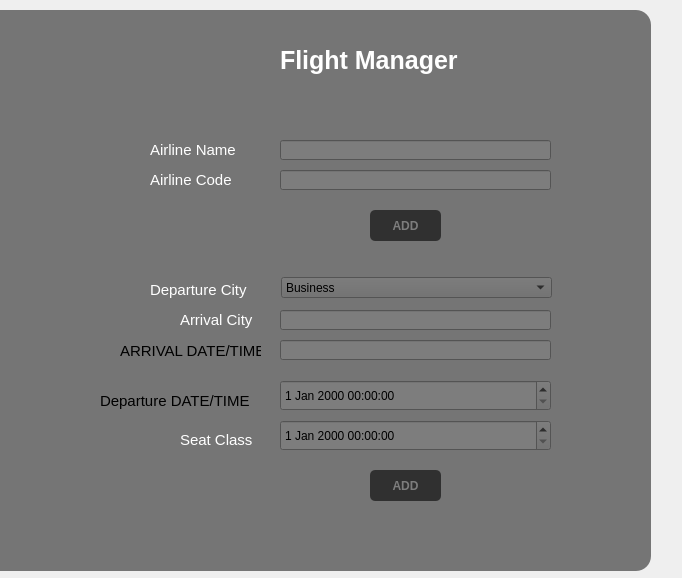
<?xml version="1.0" encoding="UTF-8"?>
<ui version="4.0">
 <class>Form</class>
 <widget class="QWidget" name="Form">
  <property name="geometry">
   <rect>
    <x>0</x>
    <y>0</y>
    <width>682</width>
    <height>578</height>
   </rect>
  </property>
  <property name="windowTitle">
   <string>Form</string>
  </property>
  <widget class="QLineEdit" name="lineEdit_3">
   <property name="geometry">
    <rect>
     <x>280</x>
     <y>140</y>
     <width>271</width>
     <height>20</height>
    </rect>
   </property>
  </widget>
  <widget class="QLineEdit" name="lineEdit">
   <property name="geometry">
    <rect>
     <x>280</x>
     <y>310</y>
     <width>271</width>
     <height>20</height>
    </rect>
   </property>
  </widget>
  <widget class="QLineEdit" name="lineEdit_2">
   <property name="geometry">
    <rect>
     <x>280</x>
     <y>340</y>
     <width>271</width>
     <height>20</height>
    </rect>
   </property>
  </widget>
  <widget class="QDateTimeEdit" name="dateTimeEdit">
   <property name="geometry">
    <rect>
     <x>280</x>
     <y>380</y>
     <width>271</width>
     <height>31</height>
    </rect>
   </property>
  </widget>
  <widget class="QPushButton" name="pushButton_4">
   <property name="geometry">
    <rect>
     <x>370</x>
     <y>210</y>
     <width>71</width>
     <height>31</height>
    </rect>
   </property>
   <property name="mouseTracking">
    <bool>true</bool>
   </property>
   <property name="styleSheet">
    <string notr="true">
QPushButton {
background-color:rgba(0,0,0,150);
  color: #ffffff;
  border: 1px solid grayrgb(50, 50, 50);
  border-radius: 5px;
  font-size: 12px;
  font-weight: bold;
 
  transition: all 0.3s ease-in-out;
}

QPushButton:hover {
  background-color: #555555;
  box-shadow: 0 0 20px #ffffff;  /* increased shadow size */
  transform: scale(1.1);  /* increased hover effect */
}

</string>
   </property>
   <property name="text">
    <string>ADD</string>
   </property>
  </widget>
  <widget class="QDateTimeEdit" name="dateTimeEdit_2">
   <property name="geometry">
    <rect>
     <x>280</x>
     <y>420</y>
     <width>271</width>
     <height>31</height>
    </rect>
   </property>
  </widget>
  <widget class="QLineEdit" name="lineEdit_4">
   <property name="geometry">
    <rect>
     <x>280</x>
     <y>170</y>
     <width>271</width>
     <height>20</height>
    </rect>
   </property>
  </widget>
  <widget class="QComboBox" name="comboBox">
   <property name="geometry">
    <rect>
     <x>281</x>
     <y>277</y>
     <width>271</width>
     <height>21</height>
    </rect>
   </property>
   <item>
    <property name="text">
     <string>Business</string>
    </property>
   </item>
   <item>
    <property name="text">
     <string>Economy</string>
    </property>
   </item>
   <item>
    <property name="text">
     <string>First Class</string>
    </property>
   </item>
   <item>
    <property name="text">
     <string>Suite</string>
    </property>
   </item>
  </widget>
  <widget class="QPushButton" name="pushButton_5">
   <property name="geometry">
    <rect>
     <x>370</x>
     <y>470</y>
     <width>71</width>
     <height>31</height>
    </rect>
   </property>
   <property name="mouseTracking">
    <bool>true</bool>
   </property>
   <property name="styleSheet">
    <string notr="true">
QPushButton {
background-color:rgba(0,0,0,150);
  color: #ffffff;
  border: 1px solid grayrgb(50, 50, 50);
  border-radius: 5px;
  font-size: 12px;
  font-weight: bold;
 
  transition: all 0.3s ease-in-out;
}

QPushButton:hover {
  background-color: #555555;
  box-shadow: 0 0 20px #ffffff;  /* increased shadow size */
  transform: scale(1.1);  /* increased hover effect */
}

</string>
   </property>
   <property name="text">
    <string>ADD</string>
   </property>
  </widget>
  <widget class="QLabel" name="label_2">
   <property name="geometry">
    <rect>
     <x>-20</x>
     <y>10</y>
     <width>671</width>
     <height>561</height>
    </rect>
   </property>
   <property name="styleSheet">
    <string notr="true">background-color:rgba(0,0,0,130);
border-radius:15px;</string>
   </property>
   <property name="text">
    <string/>
   </property>
  </widget>
  <widget class="QLabel" name="label_12">
   <property name="geometry">
    <rect>
     <x>180</x>
     <y>430</y>
     <width>101</width>
     <height>20</height>
    </rect>
   </property>
   <property name="styleSheet">
    <string notr="true">font-size:15px;
color:white;</string>
   </property>
   <property name="text">
    <string>Seat Class</string>
   </property>
  </widget>
  <widget class="QLabel" name="label_11">
   <property name="geometry">
    <rect>
     <x>150</x>
     <y>170</y>
     <width>101</width>
     <height>20</height>
    </rect>
   </property>
   <property name="styleSheet">
    <string notr="true">font-size:15px;
color:white;</string>
   </property>
   <property name="text">
    <string>Airline Code</string>
   </property>
  </widget>
  <widget class="QLabel" name="label_6">
   <property name="geometry">
    <rect>
     <x>280</x>
     <y>40</y>
     <width>181</width>
     <height>41</height>
    </rect>
   </property>
   <property name="styleSheet">
    <string notr="true">color:white;
font-size:25px;
font-weight:bold;</string>
   </property>
   <property name="text">
    <string>Flight Manager</string>
   </property>
  </widget>
  <widget class="QLabel" name="label_8">
   <property name="geometry">
    <rect>
     <x>100</x>
     <y>390</y>
     <width>151</width>
     <height>21</height>
    </rect>
   </property>
   <property name="styleSheet">
    <string notr="true">font-size:15px;</string>
   </property>
   <property name="text">
    <string>Departure DATE/TIME</string>
   </property>
  </widget>
  <widget class="QLabel" name="label_7">
   <property name="geometry">
    <rect>
     <x>150</x>
     <y>140</y>
     <width>101</width>
     <height>20</height>
    </rect>
   </property>
   <property name="styleSheet">
    <string notr="true">font-size:15px;
color:white;</string>
   </property>
   <property name="text">
    <string>Airline Name</string>
   </property>
  </widget>
  <widget class="QLabel" name="label_10">
   <property name="geometry">
    <rect>
     <x>180</x>
     <y>310</y>
     <width>101</width>
     <height>20</height>
    </rect>
   </property>
   <property name="styleSheet">
    <string notr="true">font-size:15px;
color:white;</string>
   </property>
   <property name="text">
    <string>Arrival City</string>
   </property>
  </widget>
  <widget class="QLabel" name="label_9">
   <property name="geometry">
    <rect>
     <x>150</x>
     <y>280</y>
     <width>101</width>
     <height>20</height>
    </rect>
   </property>
   <property name="styleSheet">
    <string notr="true">font-size:15px;
color:white;</string>
   </property>
   <property name="text">
    <string>Departure City</string>
   </property>
  </widget>
  <widget class="QLabel" name="label_5">
   <property name="geometry">
    <rect>
     <x>120</x>
     <y>340</y>
     <width>141</width>
     <height>21</height>
    </rect>
   </property>
   <property name="styleSheet">
    <string notr="true">font-size:15px;</string>
   </property>
   <property name="text">
    <string>ARRIVAL DATE/TIME</string>
   </property>
  </widget>
 </widget>
 <resources/>
 <connections/>
</ui>
